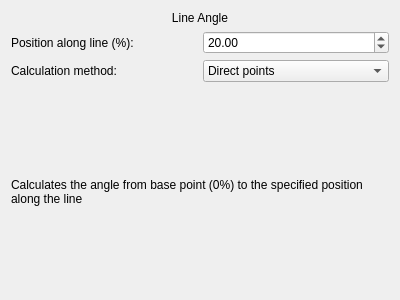
<?xml version="1.0" encoding="UTF-8"?>
<ui version="4.0">
 <class>LineAngle_Widget</class>
 <widget class="QWidget" name="LineAngle_Widget">
  <property name="geometry">
   <rect>
    <x>0</x>
    <y>0</y>
    <width>400</width>
    <height>300</height>
   </rect>
  </property>
  <property name="windowTitle">
   <string>Form</string>
  </property>
  <layout class="QVBoxLayout" name="verticalLayout">
   <item>
    <widget class="QLabel" name="titleLabel">
     <property name="text">
      <string>Line Angle</string>
     </property>
     <property name="alignment">
      <set>Qt::AlignmentFlag::AlignCenter</set>
     </property>
    </widget>
   </item>
   <item>
    <layout class="QHBoxLayout" name="horizontalLayout">
     <item>
      <widget class="QLabel" name="positionLabel">
       <property name="text">
        <string>Position along line (%):</string>
       </property>
      </widget>
     </item>
     <item>
      <widget class="QDoubleSpinBox" name="positionSpinBox">
       <property name="minimum">
        <double>0.000000000000000</double>
       </property>
       <property name="maximum">
        <double>100.000000000000000</double>
       </property>
       <property name="value">
        <double>20.000000000000000</double>
       </property>
      </widget>
     </item>
    </layout>
   </item>
   <item>
    <layout class="QHBoxLayout" name="horizontalLayout_2">
     <item>
      <widget class="QLabel" name="methodLabel">
       <property name="text">
        <string>Calculation method:</string>
       </property>
      </widget>
     </item>
     <item>
      <widget class="QComboBox" name="methodComboBox">
       <item>
        <property name="text">
         <string>Direct points</string>
        </property>
       </item>
       <item>
        <property name="text">
         <string>Polynomial parameterization</string>
        </property>
       </item>
      </widget>
     </item>
    </layout>
   </item>
   <item>
    <widget class="QStackedWidget" name="methodStackedWidget">
     <!-- Page 0: Empty (for direct points) -->
     <widget class="QWidget" name="directPointsPage"/>
     
     <!-- Page 1: Polynomial parameterization options -->
     <widget class="QWidget" name="polynomialPage">
      <layout class="QVBoxLayout" name="verticalLayout_2">
       <item>
        <layout class="QHBoxLayout" name="horizontalLayout_3">
         <item>
          <widget class="QLabel" name="orderLabel">
           <property name="text">
            <string>Polynomial order:</string>
           </property>
          </widget>
         </item>
         <item>
          <widget class="QSpinBox" name="orderSpinBox">
           <property name="minimum">
            <number>1</number>
           </property>
           <property name="maximum">
            <number>10</number>
           </property>
           <property name="value">
            <number>3</number>
           </property>
          </widget>
         </item>
        </layout>
       </item>
       <item>
        <widget class="QLabel" name="polynomialDescription">
         <property name="text">
          <string>Fits polynomials to x and y coordinates and calculates angle using derivatives.</string>
         </property>
         <property name="wordWrap">
          <bool>true</bool>
         </property>
        </widget>
       </item>
      </layout>
     </widget>
    </widget>
   </item>
   <item>
    <widget class="QLabel" name="descriptionLabel">
     <property name="text">
      <string>Calculates the angle from base point (0%) to the specified position along the line</string>
     </property>
     <property name="wordWrap">
      <bool>true</bool>
     </property>
    </widget>
   </item>
   <item>
    <spacer name="verticalSpacer">
     <property name="orientation">
      <enum>Qt::Orientation::Vertical</enum>
     </property>
     <property name="sizeHint" stdset="0">
      <size>
       <width>20</width>
       <height>40</height>
      </size>
     </property>
    </spacer>
   </item>
  </layout>
 </widget>
 <resources/>
 <connections/>
</ui>
